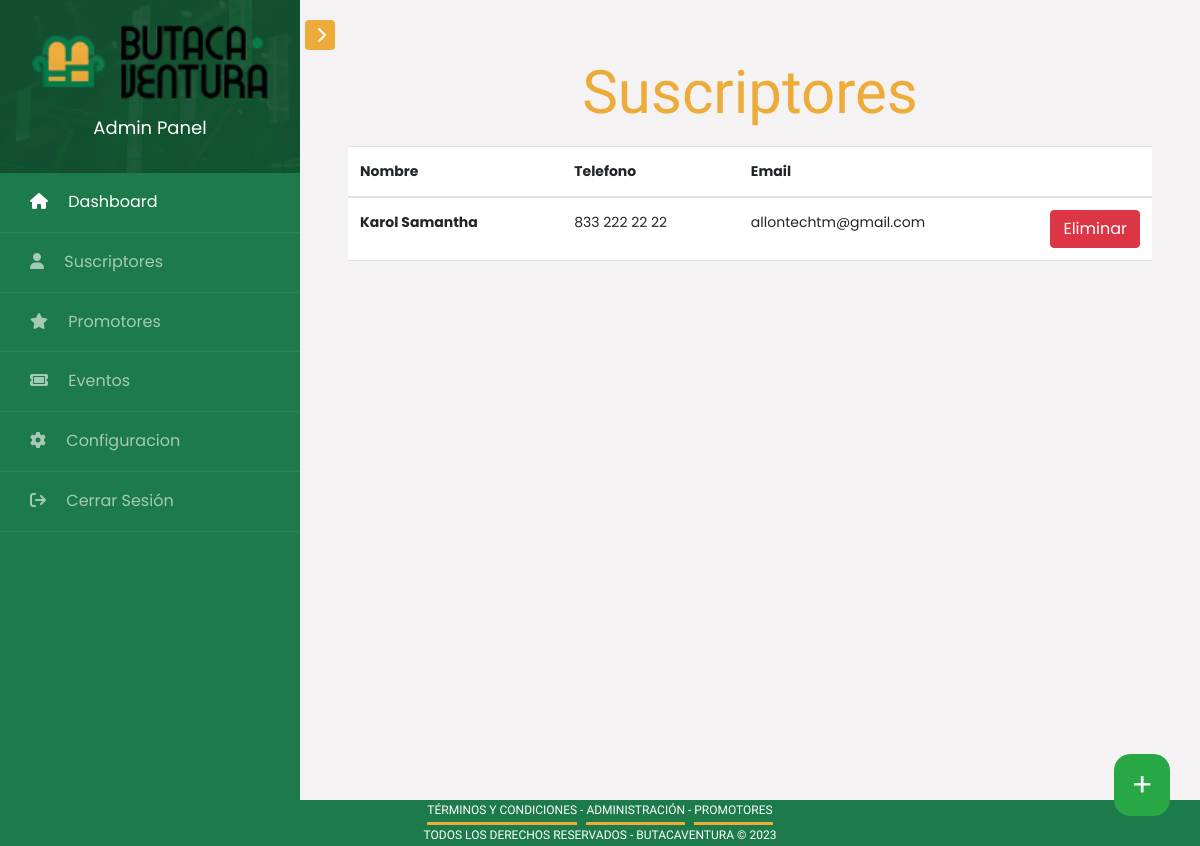
The app's page /suscriber_list/ (signed in), older data.
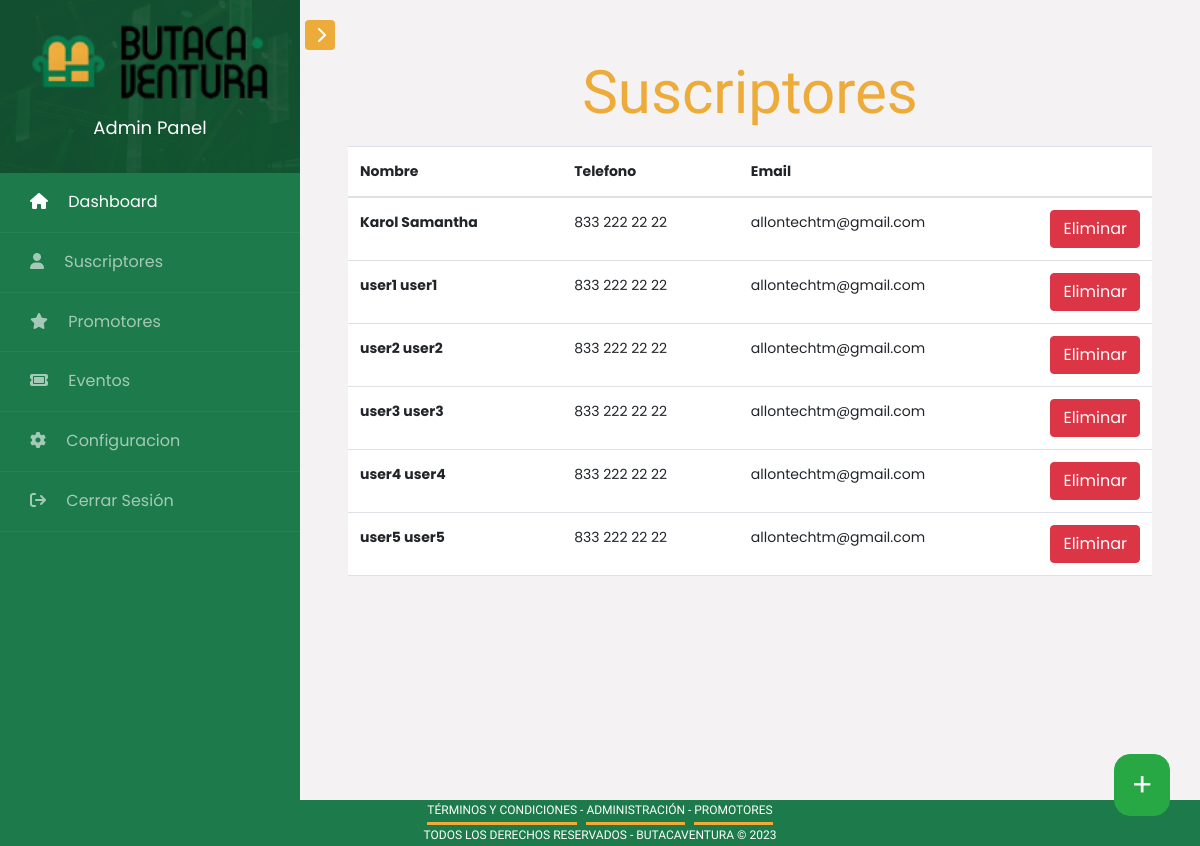
The same page, newer data.
### users/models.py (models this page shows, shortened)
class CustomUser(AbstractUser):
    user_id = models.CharField(max_length=20, primary_key=True, unique=True)
    birthday = models.DateField(auto_now=False, auto_now_add=False, null=True, blank=True)
    address = models.CharField(max_length=150, null=True)
    telephone = models.CharField(max_length=150, null=True)
    city = models.ForeignKey(City, on_delete=models.CASCADE, null=True, blank=True)
    state = models.ForeignKey(State, on_delete=models.CASCADE, null=True, blank=True)
    auth_age = models.BooleanField(default=False, blank=True)
    send_mail = models.BooleanField(default=False, blank=True)
    terms_conds = models.BooleanField(default=False, blank=True)
    status = models.CharField(max_length=50, null=True, blank=True)

### butaca/views.py (the view)
# urls.py: path('suscriber_list/', SuscriberListView.as_view(), name='suscriber_list'),
class SuscriberListView(LoginRequiredMixin, ListView):
    model = CustomUser
    template_name = "butaca/suscriber_list.html"
    def get_context_data(self, **kwargs):
        context = super().get_context_data(**kwargs)
        context["suscribers"] = CustomUser.objects.filter(status=None)
        return context

### butaca/templates/butaca/suscriber_list.html (shortened to what this page needs)
{% extends 'base_dashboard.html' %}
{% block content %}
<div class="container">
    <h3 class="fontevents text-center">Suscriptores</h3>
</div>
<div>
  <table class="table">
    <thead>
      <tr>
        <th scope="col">Nombre</th>
        <th scope="col">Telefono</th>
        <th scope="col">Email</th>
        <th scope="col"></th>
      </tr>
    </thead>
    <tbody>
      {% for suscriber in suscribers  %}
      <tr>
        <th scope="row">{{ suscriber.first_name }} {{ suscriber.last_name }}</th>
        <td>{{ suscriber.telephone }}</td>
        <td>{{ suscriber.email }}</td>
        <td class="text-end col-1">
          <button type="button" class="btn btn-danger" data-bs-toggle="modal" data-bs-target="#{{ suscriber.user_id }}">
            Eliminar
          </button>
        </td>
      </tr>
      {% endfor %}
    </tbody>
  </table>
</div>
<a class="btn btn-success overflow-button px-3 rounded-4" href="{% url 'register_suscriber_admin' %}"><h2 class="m-auto text-light">
  +</h2>
</a>
{% endblock content %}

Row changes from the older to the newer data that the page shows:
added CustomUser: first_name "user1", last_name "user1", telephone "833 222 22 22", email "allontechtm@gmail.com"
added CustomUser: first_name "user2", last_name "user2", telephone "833 222 22 22", email "allontechtm@gmail.com"
added CustomUser: first_name "user3", last_name "user3", telephone "833 222 22 22", email "allontechtm@gmail.com"
added CustomUser: first_name "user4", last_name "user4", telephone "833 222 22 22", email "allontechtm@gmail.com"
added CustomUser: first_name "user5", last_name "user5", telephone "833 222 22 22", email "allontechtm@gmail.com"
